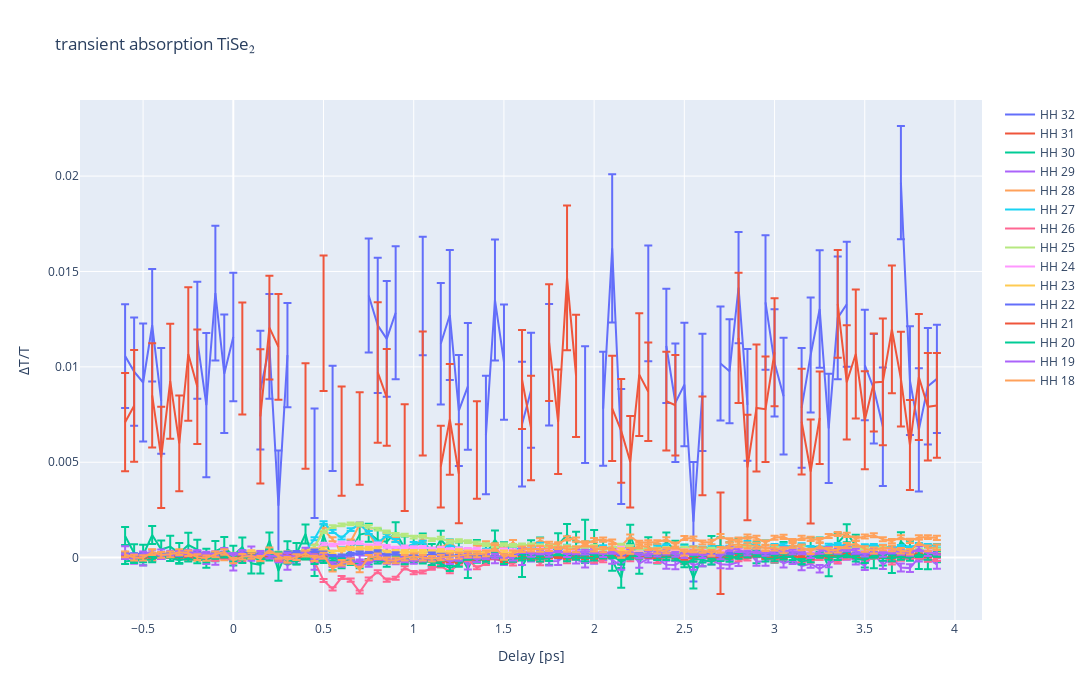

Notebook code for this chart:
### Code cell
from matplotlib.pyplot import figure

import plotly.express as px
import plotly.graph_objects as go
T_zero=262.613
timing=(T_zero-delays)*6.671

fig = go.Figure()
harmonics2=np.int16(np.linspace(0,14,15))
#fig.add_trace(go.Scatter(x=timing,y=Intensity_list[:,14],name='HH '+str(2),error_y=dict(type='data',array=Error_list[:,14],visible=True)))
for jj in harmonics2:

    order=32-jj
    Intensity=dOD_list[:,np.int16(jj)]
    Error=Error_list[:,np.int16(jj)]
    A=timing.argsort()
    timing_sort=timing[A[::-1]]
    Error_sort=Error[A[::-1]]
    Intensity_sort=Intensity[A[::-1]]
    fig.add_trace(go.Scatter(x=timing_sort,y=Intensity_sort,name='HH '+str(order),error_y=dict(type='data',array=Error_sort,visible=True)))
fig.update_layout(width=1300, height=700,title='transient absorption TiSe\u2082',xaxis_title='Delay [ps]', yaxis_title=u"\u0394"+"T/T")
fig.show()
